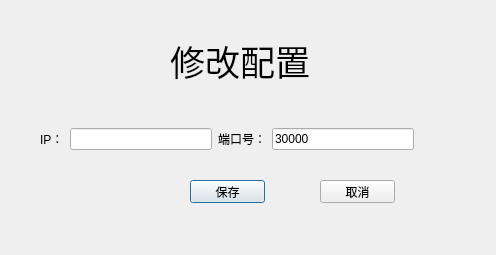
<?xml version="1.0" encoding="UTF-8"?>
<ui version="4.0">
 <class>Settings</class>
 <widget class="QDialog" name="Settings">
  <property name="geometry">
   <rect>
    <x>0</x>
    <y>0</y>
    <width>496</width>
    <height>255</height>
   </rect>
  </property>
  <property name="windowTitle">
   <string>设置</string>
  </property>
  <property name="modal">
   <bool>true</bool>
  </property>
  <widget class="QWidget" name="widget" native="true">
   <property name="geometry">
    <rect>
     <x>40</x>
     <y>120</y>
     <width>374</width>
     <height>38</height>
    </rect>
   </property>
   <layout class="QHBoxLayout" name="horizontalLayout">
    <item>
     <widget class="QLabel" name="label_2">
      <property name="text">
       <string>IP：</string>
      </property>
     </widget>
    </item>
    <item>
     <widget class="QLineEdit" name="lineEdit"/>
    </item>
    <item>
     <widget class="QLabel" name="label_3">
      <property name="text">
       <string>端口号：</string>
      </property>
     </widget>
    </item>
    <item>
     <widget class="QLineEdit" name="lineEdit_2">
      <property name="text">
       <string>30000</string>
      </property>
     </widget>
    </item>
   </layout>
  </widget>
  <widget class="QLabel" name="label_4">
   <property name="geometry">
    <rect>
     <x>170</x>
     <y>40</y>
     <width>151</width>
     <height>41</height>
    </rect>
   </property>
   <property name="font">
    <font>
     <family>Agency FB</family>
     <pointsize>26</pointsize>
    </font>
   </property>
   <property name="text">
    <string>修改配置</string>
   </property>
  </widget>
  <widget class="QPushButton" name="pushButton_save">
   <property name="geometry">
    <rect>
     <x>190</x>
     <y>180</y>
     <width>75</width>
     <height>23</height>
    </rect>
   </property>
   <property name="text">
    <string>保存</string>
   </property>
  </widget>
  <widget class="QPushButton" name="pushButton_cancel">
   <property name="geometry">
    <rect>
     <x>320</x>
     <y>180</y>
     <width>75</width>
     <height>23</height>
    </rect>
   </property>
   <property name="text">
    <string>取消</string>
   </property>
  </widget>
 </widget>
 <resources/>
 <connections/>
</ui>
